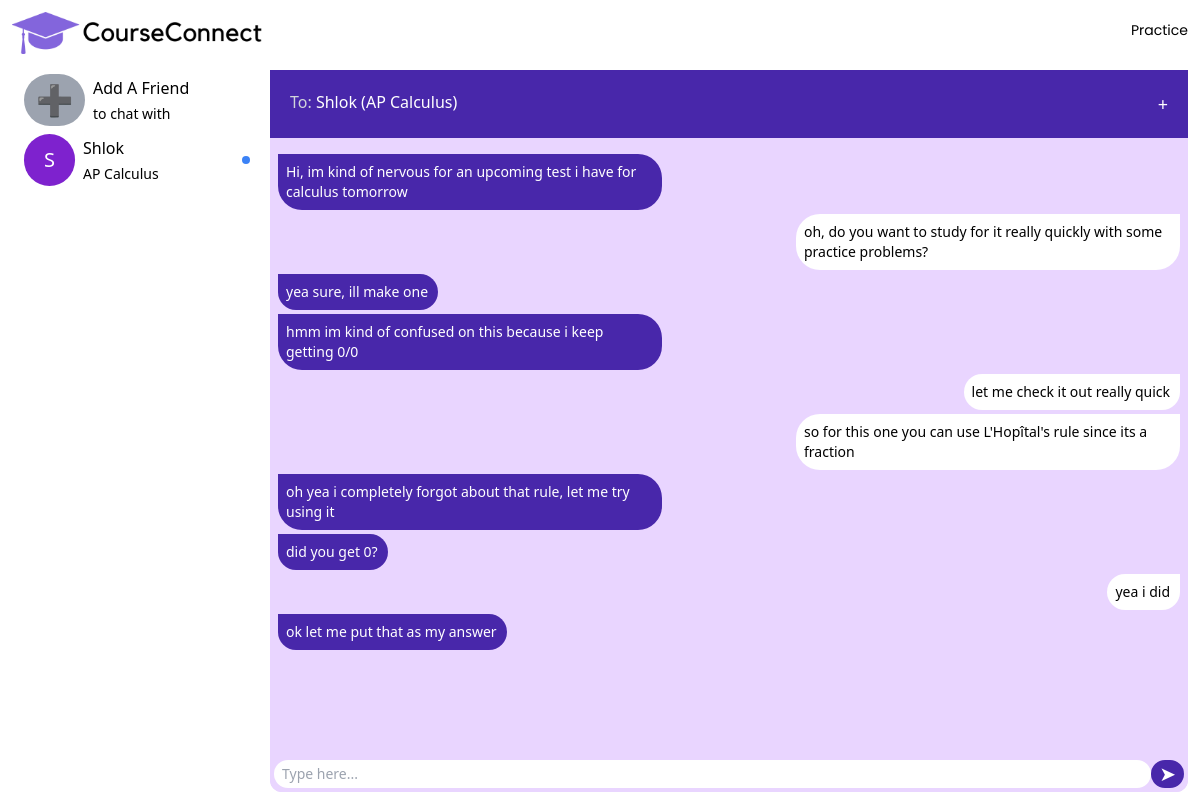
The app's page /chats (signed in) with its own data.
### packages/models.py (models this page shows, shortened)
class Chatroom(database.Model):
    id = database.Column("id", database.Integer, primary_key=True)
    practice_problems = database.relationship("PracticeProblem", secondary=chatroom_practiceproblem)
    practice_problems = database.relationship(
        "PracticeProblem",
        secondary=chatroom_practiceproblem,
        overlaps="chatroom",
    )
    name = database.Column(database.String(100))
    commonality = database.Column(database.String(100))
    messages = database.relationship("Message", back_populates="chatroom")
    users = database.relationship('Users', secondary=user_chatroom_association, back_populates='chatrooms')
    user_1_open = database.Column(database.Boolean, default=False)
    user_2_open = database.Column(database.Boolean, default=False)
    def get_friend(self, user):
        user_a, user_b = map(int, self.name.split("x"))
        if user_a == user.id:
            return Users.get_user(id=user_b)
        else:
            return Users.get_user(id=user_a)
    def get_message_status(self, user):
        user_a, user_b = map(int, self.name.split("x"))
        if user_a != user.id:
            if self.user_1_open:
                return True
            else:
                return False
        elif user_b != user.id:
            if self.user_2_open:
                return True
            else:
                return False

class Users(database.Model):
    id = database.Column("id", database.Integer, primary_key=True)
    name = database.Column(database.String(100))
    email = database.Column(database.String(100))
    password = database.Column(database.String(100))
    courses = database.Column(database.JSON)
    chatrooms = database.relationship('Chatroom', secondary=user_chatroom_association, back_populates='users')
    chatroom_ordering = database.Column(database.JSON)
    def get_chatrooms(self):
        chatrooms_list = []
        for chatroom_name in self.chatroom_ordering:
            chatrooms_list.append(Chatroom.query.filter_by(name=chatroom_name).first())
        return chatrooms_list
    @staticmethod
    def get_user(email=None, id=None):
        if email:
            return Users.query.filter_by(email=email).first()
        if id:
            return Users.query.filter_by(id=id).first()

class Message(database.Model):
    id = database.Column("id", database.Integer, primary_key=True)
    sender = database.Column(database.String(100))
    content = database.Column(database.String(200))
    chatroom_id = database.Column(database.Integer, database.ForeignKey('chatroom.id'))
    chatroom = database.relationship('Chatroom', back_populates='messages')  # Define the relationship here

### app.py (the view)
@app.route("/chats")
@logged_in
def chats():
    email = flask.session.get("email")
    user = Users.get_user(email=email)
    if len(user.chatrooms) > 0:
        return flask.render_template("dashboard.html", user=user)
    else:
        return flask.redirect("/add")

### packages/backend.py (called while the page is built)
def logged_in(f):
    @wraps(f)
    def validator(*args, **kwargs):
        if flask.session.get("email"):
            return f(*args, **kwargs)
        else:
            return flask.redirect("/")
    return validator

### templates/dashboard.html (shortened to what this page needs)
<!DOCTYPE html>
<html lang="en">
<head>
    <link href="../static/css/output.css" rel="stylesheet">
</head>
<body>
    <div class="h-screen">
        <div class="flex flex-col space-y-1 px-3 h-full pb-2">
            <nav class="flex flex-col min-[540px]:flex-row justify-between py-3 space-y-2">
                <img src="../static/img/logo.png" width="250px">
                <div class="flex flex-row space-x-5 font-poppins text-sm">
                    <a class="" href="/practice-problems">Practice</a>
                </div>
            </nav>
            <div id="main" class="flex flex-row space-x-2 h-full">
                <div id="friendList" class=" py-1 space-y-2 w-[250px]">
                    <a class="flex flex-row space-x-2 px-3 items-center " href="/add">
                        <div>
                            <p class="bg-gray-400 text-white rounded-full px-3 py-2 text-3xl">➕</p>
                        </div>
                        <div class="flex flex-col space-y-1">
                            <p class="text-md">Add A Friend</p>
                            <p class="text-sm">to chat with</p>
                        </div>
                    </a>
                    {% for chatroom in user.get_chatrooms() %}
                        <div id="{{chatroom.get_friend(user).id}}Contact" userName="{{ chatroom.get_friend(user).name }}" commonality="{{ chatroom.commonality }}" onclick="changeChatroom({{ chatroom.get_friend(user).id }})" class="flex flex-row space-x-2 px-3 items-center">
                            <div>
                                <p class="bg-purple-700 text-white rounded-full px-5 py-3 text-xl">{{ chatroom.get_friend(user).name[0].upper() }}</p>
                            </div>
                            <div class="flex flex-col space-y-1">
                                <p class="text-md">{{ chatroom.get_friend(user).name }}</p>
                                <p class="text-sm">{{ chatroom.commonality }}</p>
                            </div>
                            {% if chatroom.get_message_status(user) %}
                            <div id="{{ chatroom.get_friend(user).id }}Ping" style="display:none">
                                <div class="p-1 bg-blue-500 rounded-full"></div>
                            </div>
                            {% else %}
                            <div id="{{ chatroom.get_friend(user).id }}Ping" style="display:flex">
                                <div class="p-1 bg-blue-500 rounded-full"></div>
                            </div>
                            {% endif %}
                        </div>
                    {% endfor %}
                </div>
                <div class="flex flex-col grow rounded-b-3xl h-full">
                    <div class="bg-accent text-white text-md px-5 py-5 flex flex-row justify-between">
                        <div>
                        <span class="text-gray-300">To: </span><span id="toChat">{{ user.get_chatrooms()[0].get_friend(user).name }} ({{ user.get_chatrooms()[0].commonality }})</span>
                        </div>
                        <a href="/add-practice-problem" class="text-lg">+</a>
                    </div>
                    <div id="chatContainer" class="flex grow justify-between flex-col bg-purple-200 h-0 rounded-b-xl">
                        <div>
                            {% for chatroom in user.get_chatrooms() %}
                                {% if chatroom == user.get_chatrooms()[0] %}
                                    <div id="{{ chatroom.get_friend(user).id }}" class="flex flex-col-reverse px-2 pt-3 pb-1 space-y-0 ">
                                    {% for message in chatroom.messages[::-1] %}
                                        {% if message.sender|int == user.id  %}
                                            <div class="flex flex-row-reverse">
                                                <p class="rounded-b-3xl text-sm rounded-l-3xl bg-white max-w-sm w-fit pl-2 py-2 pr-2.5 text-black">{{ message.content }}</p>
                                            </div>
                                        {% else %}
                                            <div class="max-w-sm">
                                                <p class="rounded-b-3xl text-sm rounded-r-3xl bg-accent w-fit pl-2 py-2 pr-2.5 text-white">{{ message.content }}</p>
                                            </div>
                                        {% endif %}
                                        <div class="h-1"></div>
                                    {% endfor %}
                                    </div>
                                {% endif %}
                            {% endfor %}
                        </div>
                        <div id="inputContainer" class="flex flex-row p-1 sticky bottom-0 bg-purple-200">
                            <input id="messageInput" placeholder="Type here..." class="flex-grow rounded-3xl py-1 px-2 text-sm">
                            <button onclick="sendMessage()" class="px-2 bg-accent text-white rounded-full text-xl">➤</button>
                        </div>
                    </div>
                </div>
            </div>
        </div>
    </div>
</body>
</html>

### templates/dashboard.html (style rules this page uses)
body { overflow-y: hidden; }
#chatContainer { max-height:calc(100% - 50px); overflow-y: auto; }
#friendList { max-height: 90vh; overflow-y: auto; }

### records on screen
Chatroom: get_friend "S", get_friend "Shlok", commonality "AP Calculus"
Users: get_chatrooms "Shlok", chatroom_ordering.commonality "AP Calculus"
Message: content "ok let me put that as my answer"
Message: content "yea i did"
Message: content "did you get 0?"
Message: content "oh yea i completely forgot about that rule, let me try using it"
Message: content "so for this one you can use L'Hopîtal's rule since its a fraction"
Message: content "let me check it out really quick"
Message: content "hmm im kind of confused on this because i keep getting 0/0"
Message: content "yea sure, ill make one"
Message: content "oh, do you want to study for it really quickly with some practice problems?"
Message: content "Hi, im kind of nervous for an upcoming test i have for calculus tomorrow"
